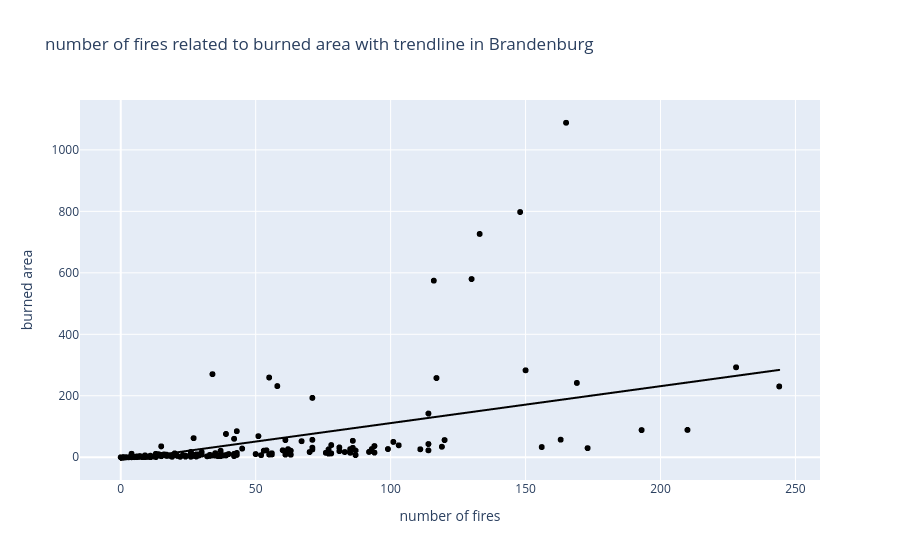

Here is the notebook cell this chart was saved with:
### Code cell
fig1 = pl.scatter(
    data,
    x="nFires",
    y="area",
    trendline="ols",
    color_discrete_sequence=["black"],
    title="number of fires related to burned area with trendline in Brandenburg",
    labels={"nFires": "number of fires", "area": "burned area"},
)
fig1.show()

### Figure 1 — Plotly figure (JSON) as saved in the notebook; plotly's stock layout.template omitted (floating-point values rounded to 4 significant figures; data arrays with more than 128 entries replaced by an {"elided": "..."} marker saying what was removed)
{"data": [{"hovertemplate": "number of fires=%{x}<br>burned area=%{y}<extra></extra>", "legendgroup": "", "marker": {"color": "black", "symbol": "circle"}, "mode": "markers", "name": "", "showlegend": false, "type": "scattergl", "x": {"elided": "6390 int values"}, "xaxis": "x", "y": {"elided": "6390 mixed values"}, "yaxis": "y"}, {"hovertemplate": "<b>OLS trendline</b><br>area = 1.20117 * nFires + -9.00693<br>R<sup>2</sup>=0.301709<br><br>number of fires=%{x}<br>burned area=%{y} <b>(trend)</b><extra></extra>", "legendgroup": "", "marker": {"color": "black", "symbol": "circle"}, "mode": "lines", "name": "", "showlegend": false, "type": "scattergl", "x": {"elided": "6390 int values"}, "xaxis": "x", "y": {"elided": "6390 float values"}, "yaxis": "y"}], "layout": {"legend": {"tracegroupgap": 0}, "title": {"text": "number of fires related to burned area with trendline in Brandenburg"}, "xaxis": {"anchor": "y", "domain": [0, 1], "title": {"text": "number of fires"}}, "yaxis": {"anchor": "x", "domain": [0, 1], "title": {"text": "burned area"}}}}
